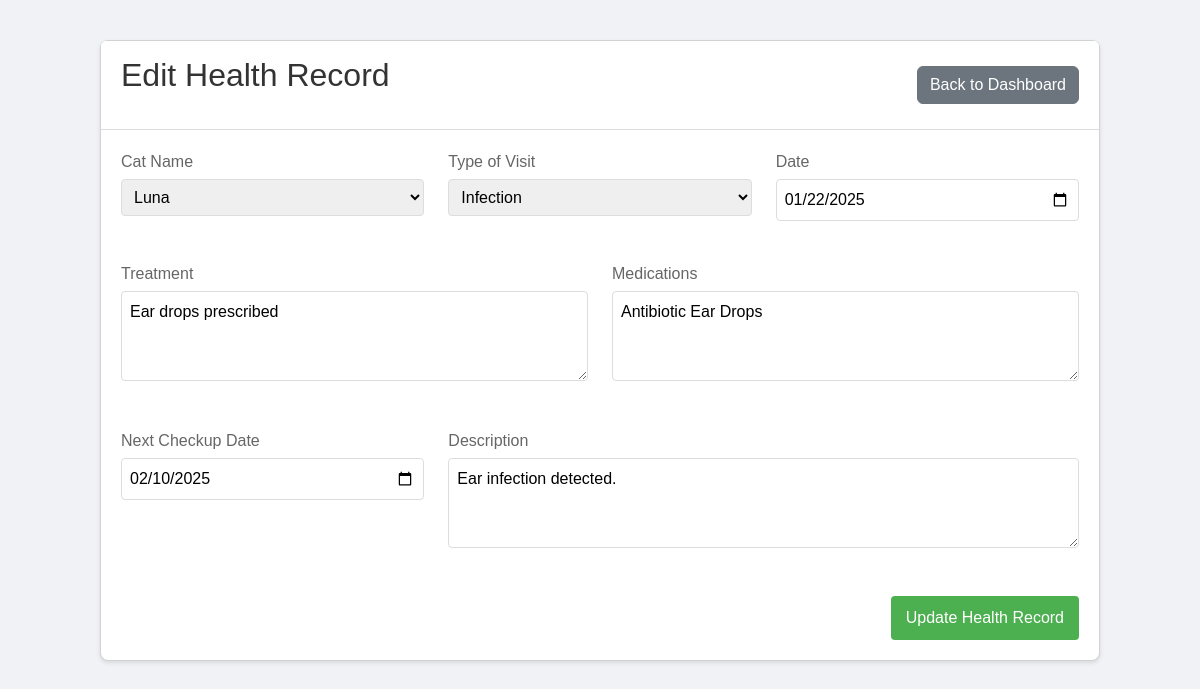
Screenshot of /cat_sanctuary/edit_medical_record.php?id=2 (signed in) with the database file from the repository.
### tables this page shows
CREATE TABLE `HealthRecord` (
  `recordID` int(11) NOT NULL,
  `catID` int(11) DEFAULT NULL,
  `staffID` int(11) DEFAULT NULL,
  `Date` date NOT NULL,
  `Type` varchar(30) NOT NULL,
  `Description` varchar(255) DEFAULT NULL,
  `Treatment` varchar(50) DEFAULT NULL,
  `Medications` varchar(50) DEFAULT NULL,
  `nextCheckup` date DEFAULT NULL
);

CREATE TABLE `Cat` (
  `catID` int(11) NOT NULL,
  `Name` varchar(50) NOT NULL,
  `DateOfBirth` date DEFAULT NULL,
  `Breed` varchar(30) DEFAULT NULL,
  `Color` varchar(30) DEFAULT NULL,
  `Gender` varchar(10) DEFAULT NULL,
  `IntakeDate` date NOT NULL,
  `Status` tinyint(1) DEFAULT '1'
);

### cat_sanctuary/edit_medical_record.php (the view, shortened to what this page needs)
<?php
require_once 'config.php';
$recordID = isset($_GET['id']) ? (int)$_GET['id'] : 0;
try {
    $stmt = $pdo->prepare("SELECT * FROM HealthRecord WHERE recordID = ?");
    $stmt->execute([$recordID]);
    $record = $stmt->fetch(PDO::FETCH_ASSOC);
} catch (PDOException $e) {
    $error = "Error fetching record: " . $e->getMessage();
}
try {
    $stmt = $pdo->query("SELECT catID, Name FROM Cat WHERE Status = 1 ORDER BY Name");
    $cats = $stmt->fetchAll(PDO::FETCH_ASSOC);
} catch (PDOException $e) {
    $error = "Error fetching cats: " . $e->getMessage();
}
?>
<!DOCTYPE html>
<html lang="en">
<head>
    <link rel="stylesheet" href="https://cdn.jsdelivr.net/npm/bootstrap@5.3.0/dist/css/bootstrap.min.css">
</head>
<body>
    <div class="container">
        <div class="card">
            <div class="card-header d-flex justify-content-between align-items-center">
                <h2>Edit Health Record</h2>
                <a href="dashboard.php?tab=medical" class="btn btn-secondary">Back to Dashboard</a>
            </div>
            <div class="card-body">
                <form method="POST" action="">
                    <div class="row mb-3">
                        <div class="col-md-4">
                            <div class="form-group">
                                <label for="cat_name">Cat Name</label>
                                <select name="catID" id="catID" required>
                                    <?php foreach ($cats as $cat): ?>
                                        <option value="<?php echo $cat['catID']; ?>"
                                            <?php echo ($cat['catID'] == $record['catID']) ? 'selected' : ''; ?>>
                                            <?php echo htmlspecialchars($cat['Name']); ?>
                                        </option>
                                    <?php endforeach; ?>
                                </select>
                            </div>
                        </div>
                        <div class="col-md-4">
                            <div class="form-group">
                                <label for="Type">Type of Visit</label>
                                <select id="Type" name="Type" required>
                                    <?php
                                    $types = ['Checkup', 'Emergency', 'Vaccination', 'Infection', 'Surgery', 'Follow-up'];
                                    foreach ($types as $type):
                                    ?>
                                        <option value="<?php echo $type; ?>"
                                            <?php echo ($type == $record['Type']) ? 'selected' : ''; ?>>
                                            <?php echo $type; ?>
                                        </option>
                                    <?php endforeach; ?>
                                </select>
                            </div>
                        </div>
                        <div class="col-md-4">
                            <div class="form-group">
                                <label for="Date">Date</label>
                                <input type="date" id="Date" name="Date" value="<?php echo htmlspecialchars($record['Date']); ?>" required>
                            </div>
                        </div>
                    </div>
                    <div class="row mb-3">
                        <div class="col-md-6">
                            <div class="form-group">
                                <label for="Treatment">Treatment</label>
                                <textarea id="Treatment" name="Treatment" rows="3" required><?php echo htmlspecialchars($record['Treatment']); ?></textarea>
                            </div>
                        </div>
                        <div class="col-md-6">
                            <div class="form-group">
                                <label for="Medications">Medications</label>
                                <textarea id="Medications" name="Medications" rows="3" required><?php echo htmlspecialchars($record['Medications']); ?></textarea>
                            </div>
                        </div>
                    </div>
                    <div class="row mb-3">
                        <div class="col-md-4">
                            <div class="form-group">
                                <label for="nextCheckup">Next Checkup Date</label>
                                <input type="date" id="nextCheckup" name="nextCheckup" value="<?php echo htmlspecialchars($record['nextCheckup']); ?>" required>
                            </div>
                        </div>
                        <div class="col-md-8">
                            <div class="form-group">
                                <label for="Description">Description</label>
                                <textarea id="Description" name="Description" rows="3" required><?php echo htmlspecialchars($record['Description']); ?></textarea>
                            </div>
                        </div>
                    </div>
                    <div class="d-grid gap-2 d-md-flex justify-content-md-end">
                        <button type="submit">Update Health Record</button>
                    </div>
                </form>
            </div>
        </div>
    </div>
</body>
</html>

### cat_sanctuary/edit_medical_record.php (style rules this page uses)
* { box-sizing: border-box; margin: 0; padding: 0; font-family: Arial, sans-serif; }
body { background-color: #f0f2f5; }
.container { max-width: 1200px; margin: 0 auto; padding: 20px; }
.card { max-width: 1000px; margin: 20px auto; background: white; border-radius: 8px; box-shadow: 0 2px 4px rgba(0,0,0,0.1); }
h1, h2 { color: #333; margin-bottom: 20px; }
.form-group { margin-bottom: 15px; }
label { display: block; margin-bottom: 5px; color: #666; }
input, select, textarea { width: 100%; padding: 8px; border: 1px solid #ddd; border-radius: 4px; margin-bottom: 10px; }
button { background: #4CAF50; color: white; padding: 10px 15px; border: none; border-radius: 4px; cursor: pointer; }
.btn-secondary { background: #6c757d; }
.card-header { background-color: #fff; border-bottom: 1px solid #ddd; padding: 15px 20px; }
.card-body { padding: 20px; }

### rows the page displays
healthrecord: catID "Luna", Type "Infection", Date "01/22/2025", Treatment "Ear drops prescribed", Medications "Antibiotic Ear Drops", nextCheckup "02/10/2025", Description "Ear infection detected."
